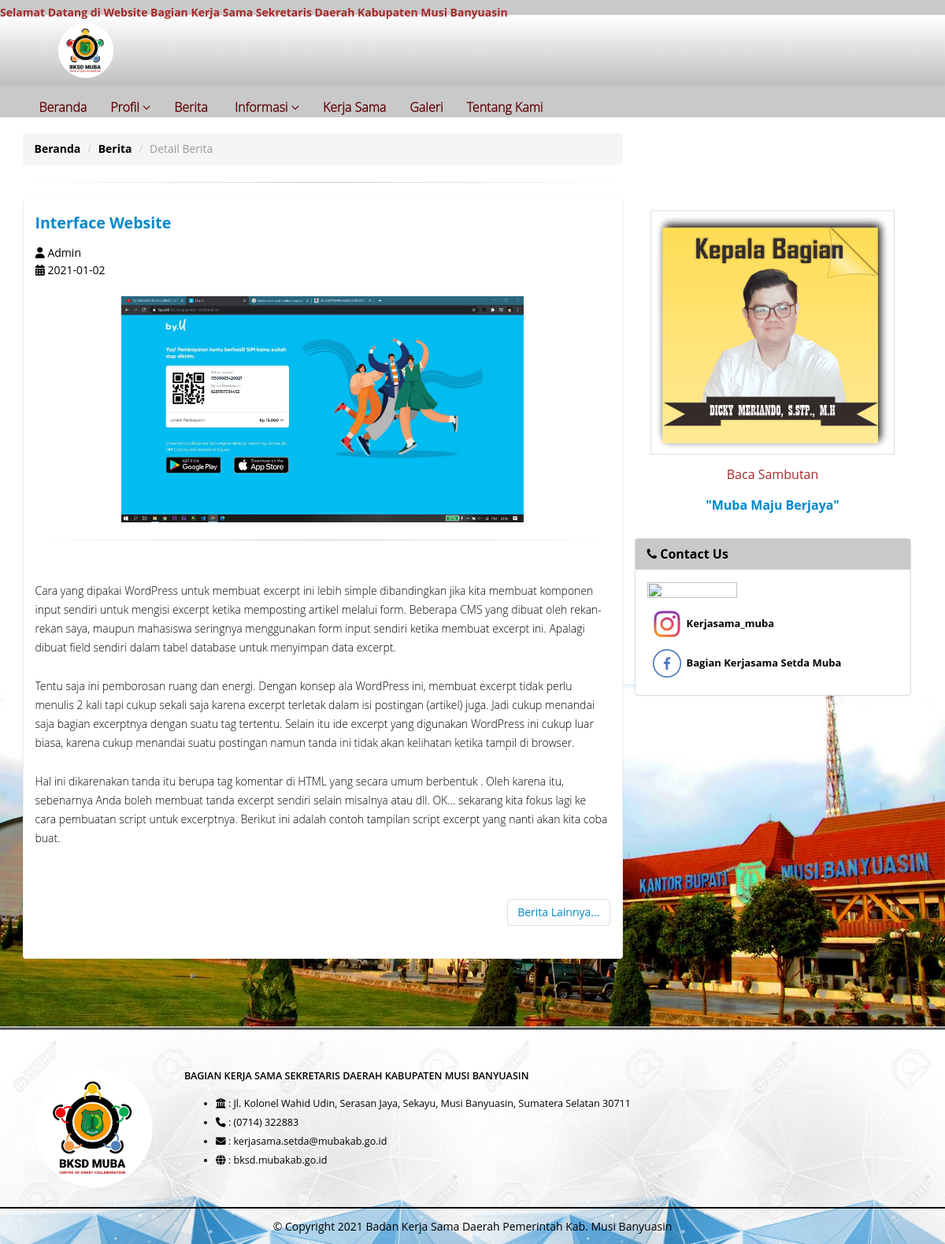
The app's page /berita-page.php?id=brt002 with its own data.
### tables this page shows
CREATE TABLE `berita` (
  `id_berita` varchar(100) NOT NULL,
  `judul_berita` varchar(100) NOT NULL,
  `tgl_berita` date NOT NULL,
  `tampilan` varchar(100) NOT NULL,
  `isi_berita` text NOT NULL,
  `lampiran` varchar(100) NOT NULL
);

### includes/berita.inc.php (called while the page is built, shortened)
<?php
class berita {
	private $conn;
	private $table_name = "berita";
	public $id_berita;
	public function __construct($db) {
		$this->conn = $db;
	}
	function readOne(){
		$query = "SELECT * FROM {$this->table_name} WHERE id_berita=? LIMIT 0,1";
		$stmt = $this->conn->prepare($query);
		$stmt->bindParam(1, $this->id_berita);
		$stmt->execute();
		$row = $stmt->fetch(PDO::FETCH_ASSOC);
		$this->judul_berita = $row["judul_berita"];
		$this->tgl_berita = $row["tgl_berita"];
		$this->tampilan = $row["tampilan"];
		$this->isi_berita = $row["isi_berita"];
	}
}

### berita-page.php (the view, shortened to what this page needs)
<?php
    include_once('includes/header.php');
    $id_berita = isset($_GET['id']) ? $_GET['id'] : die('ERROR: missing ID.');
    include_once('includes/berita.inc.php');
    $altObj = new berita($db);
    $altObj->id_berita = $id_berita;
    $altObj->readOne();
?>
<div class="home-intro" style="background: url('assets/img/kantor-bupati.jpeg');background-size:100%;background-repeat: no-repeat;background-position: bottom;margin-bottom: 5%;">
    <div class="container">
        <div class="row" >
            <div class="col-md-8">
                <div class="row">
                    <ol class="breadcrumb">
                    <li><b><a href="index.php" style="color: black;">Beranda</a></b></li>
                    <li><b><a href="berita.php" style="color: black;">Berita</a></b></li>
                    <li class="active">Detail Berita</li>
                    </ol>
                    <hr>
                    <div class="tabs" style="margin-bottom: 10%;">
                        <div class="tab-content">
                            <div class="media" data-sr="wait 300ms enter bottom move 500px opacity 0">
                                <div class="row">
                                    <div class="col col-md-12">
                                        <h4><b href="#" style="color: #0088cc;"><?php echo $altObj->judul_berita ?></b></h4>
                                        <div class="meta">
                                            <span><i class="fa fa-user"></i> Admin</span><br>
                                            <span><i class="fa fa-calendar"></i> <?php echo $altObj->tgl_berita ?></span>
                                        </div>
                                        <center>
                                            <br>
                                                <div>
                                                    <img src="admin/file/berita/tampilan/<?php echo $altObj->tampilan ?>" style="max-height: 500px;" width="70%">
                                                </div>
                                            <hr>
                                        </center>
                                    </div>
                                    <div class="col col-md-12">
                                        <div class="media-body">
                                            <p>
                                            <?php echo $altObj->isi_berita ?>
                                            </p>
                                        </div>
                                    </div>
                                </div>
                            </div>
                            <nav class="mb-5" align="right">
                                <ul class="pagination justify-content-end">
                                    <li class="page-item" ><a class="page-link"  style="color:#0088cc" href="berita.php">Berita Lainnya...</a></li>
                                </ul>
                            </nav>
                        </div>
                    </div>
                </div>
            </div>
            <?php include "includes/side-page.php";?>
        </div>
    </div>
</div>
<?php
    include_once('includes/footer.php');
?>

### assets/themes/css/theme.css (style rules this page uses)
html { overflow-x: hidden; overflow-y: auto; }
body { background-color: white; color: #000; font-family: "Open Sans", Arial, sans-serif; font-size: 14px; line-height: 22px; margin: 0; }
.home-intro { background-color: #ffffff; margin-bottom: 60px; overflow: hidden; padding: 20px 0 10px 0; position: relative; text-align: left; }
.home-intro p { color: #000; font-size: 1.4em; font-weight: 300; max-width: 800px; padding-top: 5px; }

### assets/themes/css/theme-elements.css (style rules this page uses)
h1, h2, h3, h4, h5, h6 { color: #121214; font-weight: 200; letter-spacing: -1px; margin: 0; }
h4 { color: #CCC; font-size: 1.4em; font-weight: 400; letter-spacing: normal; line-height: 27px; margin: 0 0 14px 0; }
p { color: #777777; line-height: 24px; margin: 0 0 20px; font-size: 14px !important; }
.tabs { border-radius: 4px; margin-bottom: 35px; }
.tab-content { border-radius: 0 0 4px 4px; box-shadow: 0 1px 5px 0 rgba(0, 0, 0, 0.04); background-color: #FFF; border: 1px solid #EEE; border-top: 0; padding: 15px; }
body a { outline: none !important; }
li { line-height: 24px; }
hr { background-image: -webkit-linear-gradient(left, transparent, rgba(0, 0, 0, 0.2), transparent); background-image: linear-gradient(to right, transparent, rgba(0, 0, 0, 0.2), transparent); border: 0; height: 1px; margin: 22px 0 22px 0; }

### assets/themes/css/default.css (style rules this page uses)
h3, h4, h5 { color: #0088cc; }
a { color: blue; }

### records on screen
berita: judul_berita "Interface Website", tgl_berita "2021-01-02", tampilan (picture), isi_berita "Cara yang dipakai WordPress untuk membuat excerpt ini lebih simple dibandingkan jika kita membuat komponen input sendiri untuk mengisi excerpt ketika memposting artikel melalui form. Beberapa CMS yang dibuat oleh rekan-rekan saya, maupun mahasiswa seringnya menggunakan form input sendiri ketika membuat excerpt ini. Apalagi dibuat field sendiri dalam tabel database untuk menyimpan data excerpt. Tentu saja ini pemborosan ruang dan energi. Dengan konsep ala WordPress ini, membuat excerpt tidak perlu menulis 2 kali tapi cukup sekali saja karena excerpt terletak dalam isi postingan (artikel) juga. Jadi cukup menandai saja bagian excerptnya dengan suatu tag tertentu. Selain itu ide excerpt yang…"
